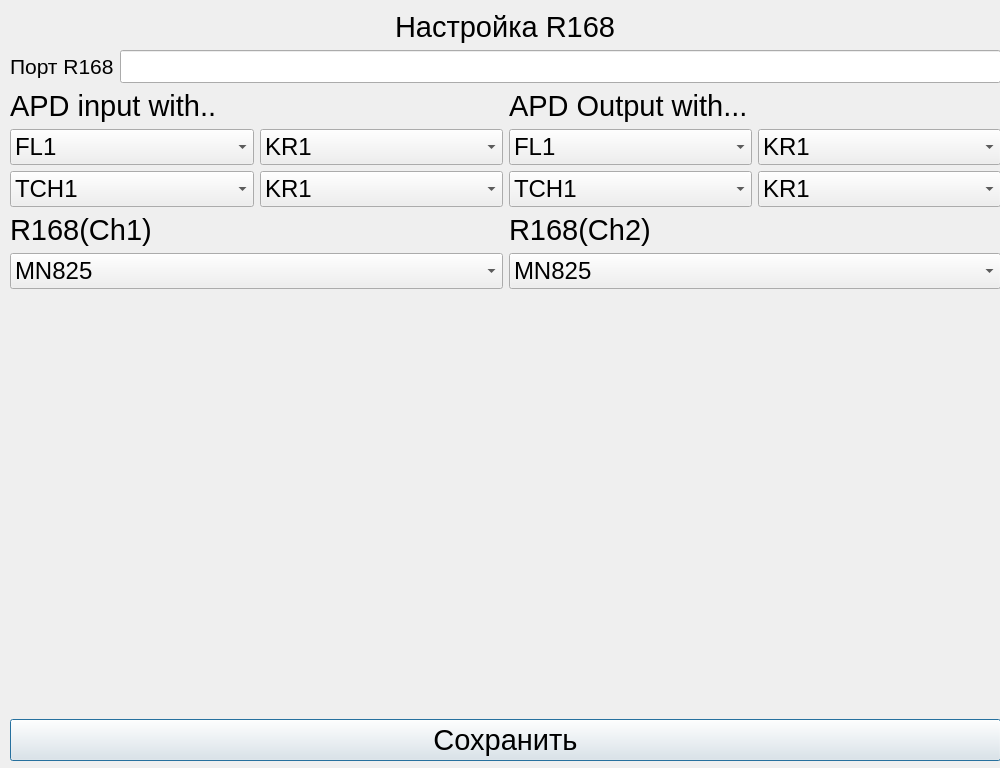
<?xml version="1.0" encoding="UTF-8"?>
<ui version="4.0">
 <class>r168s</class>
 <widget class="QDialog" name="r168s">
  <property name="geometry">
   <rect>
    <x>0</x>
    <y>0</y>
    <width>1000</width>
    <height>768</height>
   </rect>
  </property>
  <property name="minimumSize">
   <size>
    <width>1000</width>
    <height>768</height>
   </size>
  </property>
  <property name="maximumSize">
   <size>
    <width>1000</width>
    <height>768</height>
   </size>
  </property>
  <property name="sizeIncrement">
   <size>
    <width>1000</width>
    <height>768</height>
   </size>
  </property>
  <property name="windowTitle">
   <string>Dialog</string>
  </property>
  <widget class="QWidget" name="verticalLayoutWidget">
   <property name="geometry">
    <rect>
     <x>10</x>
     <y>10</y>
     <width>991</width>
     <height>751</height>
    </rect>
   </property>
   <layout class="QVBoxLayout" name="verticalLayout">
    <item alignment="Qt::AlignHCenter">
     <widget class="QLabel" name="label_2">
      <property name="font">
       <font>
        <pointsize>22</pointsize>
       </font>
      </property>
      <property name="text">
       <string>Настройка R168</string>
      </property>
     </widget>
    </item>
    <item>
     <layout class="QHBoxLayout" name="horizontalLayout">
      <item>
       <widget class="QLabel" name="label">
        <property name="font">
         <font>
          <pointsize>16</pointsize>
         </font>
        </property>
        <property name="text">
         <string>Порт R168</string>
        </property>
       </widget>
      </item>
      <item>
       <widget class="QLineEdit" name="r168cfgport">
        <property name="font">
         <font>
          <pointsize>16</pointsize>
         </font>
        </property>
       </widget>
      </item>
     </layout>
    </item>
    <item>
     <layout class="QHBoxLayout" name="horizontalLayout_2">
      <item>
       <layout class="QVBoxLayout" name="verticalLayout_5">
        <item>
         <layout class="QHBoxLayout" name="horizontalLayout_4">
          <item>
           <layout class="QVBoxLayout" name="verticalLayout_7">
            <item>
             <widget class="QLabel" name="label_3">
              <property name="font">
               <font>
                <pointsize>22</pointsize>
               </font>
              </property>
              <property name="text">
               <string>APD input with..</string>
              </property>
             </widget>
            </item>
            <item>
             <layout class="QHBoxLayout" name="horizontalLayout_6">
              <item>
               <widget class="QComboBox" name="ApdInputFL">
                <property name="font">
                 <font>
                  <pointsize>18</pointsize>
                 </font>
                </property>
                <item>
                 <property name="text">
                  <string>FL1</string>
                 </property>
                </item>
                <item>
                 <property name="text">
                  <string>FL2</string>
                 </property>
                </item>
               </widget>
              </item>
              <item>
               <widget class="QComboBox" name="ApdInputKR">
                <property name="font">
                 <font>
                  <pointsize>18</pointsize>
                 </font>
                </property>
                <item>
                 <property name="text">
                  <string>KR1</string>
                 </property>
                </item>
                <item>
                 <property name="text">
                  <string>KR2</string>
                 </property>
                </item>
               </widget>
              </item>
             </layout>
            </item>
            <item>
             <layout class="QHBoxLayout" name="horizontalLayout_5">
              <item>
               <widget class="QComboBox" name="ApdInputTch">
                <property name="font">
                 <font>
                  <pointsize>18</pointsize>
                 </font>
                </property>
                <item>
                 <property name="text">
                  <string>TCH1</string>
                 </property>
                </item>
                <item>
                 <property name="text">
                  <string>TCH2</string>
                 </property>
                </item>
               </widget>
              </item>
              <item>
               <widget class="QComboBox" name="ApdInputKR_2">
                <property name="font">
                 <font>
                  <pointsize>18</pointsize>
                 </font>
                </property>
                <item>
                 <property name="text">
                  <string>KR1</string>
                 </property>
                </item>
                <item>
                 <property name="text">
                  <string>KR2</string>
                 </property>
                </item>
               </widget>
              </item>
             </layout>
            </item>
            <item>
             <widget class="QLabel" name="label_5">
              <property name="font">
               <font>
                <pointsize>22</pointsize>
               </font>
              </property>
              <property name="text">
               <string>R168(Ch1)</string>
              </property>
             </widget>
            </item>
            <item>
             <widget class="QComboBox" name="SelectDevCh1">
              <property name="font">
               <font>
                <pointsize>18</pointsize>
               </font>
              </property>
              <item>
               <property name="text">
                <string>MN825</string>
               </property>
              </item>
              <item>
               <property name="text">
                <string>Apd TCH</string>
               </property>
              </item>
             </widget>
            </item>
           </layout>
          </item>
         </layout>
        </item>
       </layout>
      </item>
      <item>
       <layout class="QVBoxLayout" name="verticalLayout_4">
        <item>
         <layout class="QHBoxLayout" name="horizontalLayout_3">
          <item>
           <widget class="QLabel" name="label_4">
            <property name="font">
             <font>
              <pointsize>22</pointsize>
             </font>
            </property>
            <property name="text">
             <string>APD Output with...</string>
            </property>
           </widget>
          </item>
         </layout>
        </item>
        <item>
         <layout class="QHBoxLayout" name="horizontalLayout_10">
          <item>
           <widget class="QComboBox" name="ApdOutputFL">
            <property name="font">
             <font>
              <pointsize>18</pointsize>
             </font>
            </property>
            <item>
             <property name="text">
              <string>FL1</string>
             </property>
            </item>
            <item>
             <property name="text">
              <string>FL2</string>
             </property>
            </item>
           </widget>
          </item>
          <item>
           <widget class="QComboBox" name="ApdOutputKR">
            <property name="font">
             <font>
              <pointsize>18</pointsize>
             </font>
            </property>
            <item>
             <property name="text">
              <string>KR1</string>
             </property>
            </item>
            <item>
             <property name="text">
              <string>KR2</string>
             </property>
            </item>
           </widget>
          </item>
         </layout>
        </item>
        <item>
         <layout class="QHBoxLayout" name="horizontalLayout_9">
          <item>
           <widget class="QComboBox" name="ApdOutputTch">
            <property name="font">
             <font>
              <pointsize>18</pointsize>
             </font>
            </property>
            <item>
             <property name="text">
              <string>TCH1</string>
             </property>
            </item>
            <item>
             <property name="text">
              <string>TCH2</string>
             </property>
            </item>
           </widget>
          </item>
          <item>
           <widget class="QComboBox" name="ApdOutputKR_2">
            <property name="font">
             <font>
              <pointsize>18</pointsize>
             </font>
            </property>
            <item>
             <property name="text">
              <string>KR1</string>
             </property>
            </item>
            <item>
             <property name="text">
              <string>KR2</string>
             </property>
            </item>
           </widget>
          </item>
         </layout>
        </item>
        <item>
         <widget class="QLabel" name="label_6">
          <property name="font">
           <font>
            <pointsize>22</pointsize>
           </font>
          </property>
          <property name="text">
           <string>R168(Ch2)</string>
          </property>
         </widget>
        </item>
        <item>
         <widget class="QComboBox" name="SelectDevCh2">
          <property name="font">
           <font>
            <pointsize>18</pointsize>
           </font>
          </property>
          <item>
           <property name="text">
            <string>MN825</string>
           </property>
          </item>
          <item>
           <property name="text">
            <string>Apd TCH</string>
           </property>
          </item>
         </widget>
        </item>
       </layout>
      </item>
     </layout>
    </item>
    <item>
     <spacer name="verticalSpacer">
      <property name="orientation">
       <enum>Qt::Vertical</enum>
      </property>
      <property name="sizeHint" stdset="0">
       <size>
        <width>20</width>
        <height>40</height>
       </size>
      </property>
     </spacer>
    </item>
    <item>
     <widget class="QPushButton" name="pushButton">
      <property name="font">
       <font>
        <pointsize>22</pointsize>
       </font>
      </property>
      <property name="text">
       <string>Сохранить</string>
      </property>
     </widget>
    </item>
   </layout>
  </widget>
 </widget>
 <resources/>
 <connections/>
</ui>
